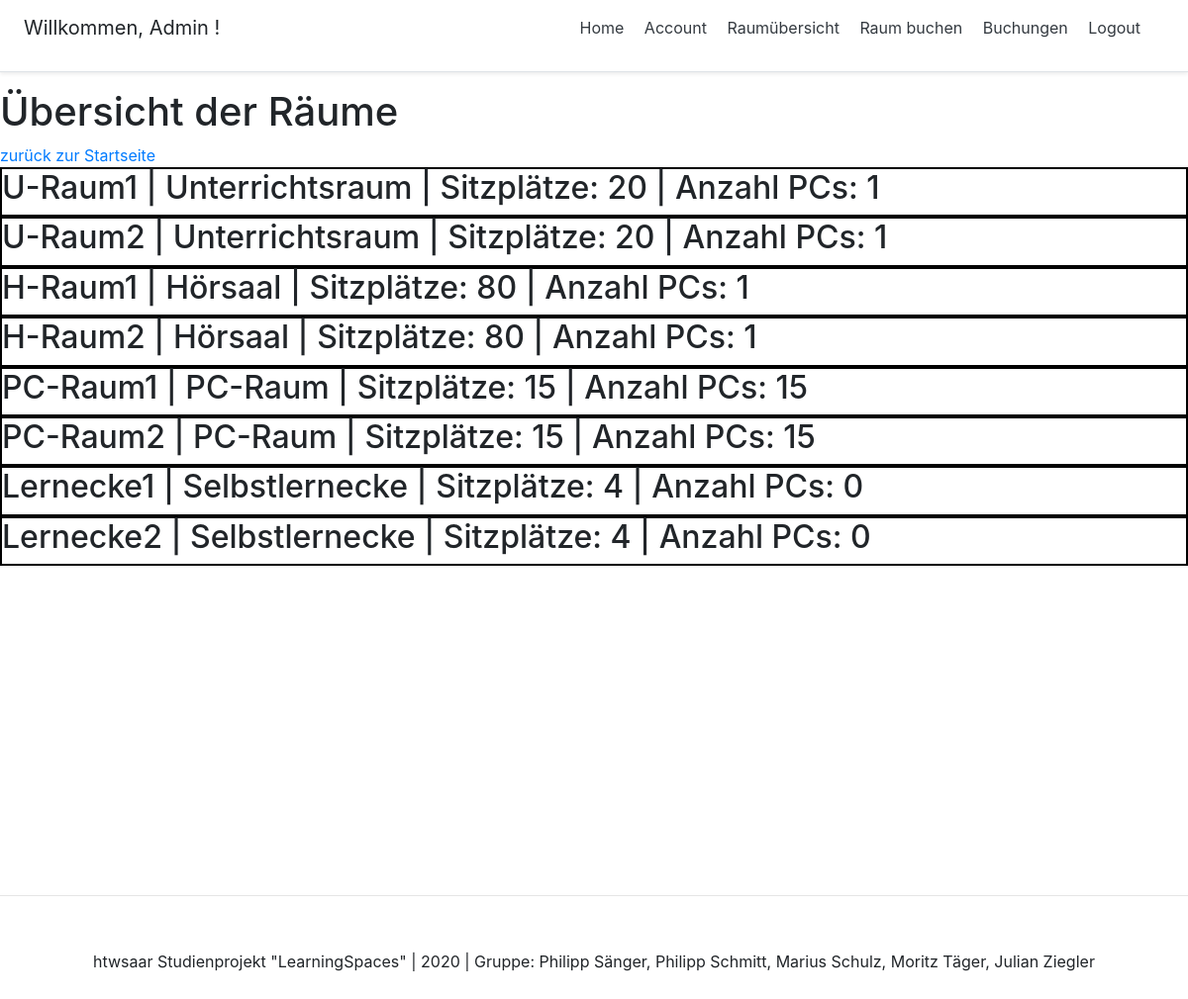
Page /room_list/ (signed in) on the committed database.
### account/models.py (models this page shows, shortened)
class Account(AbstractBaseUser):
	email				= models.EmailField(verbose_name="email", max_length=60, unique=True)
	username			= models.CharField(max_length=30, unique=True)
	date_joined			= models.DateTimeField(verbose_name='date joined', auto_now_add=True)
	last_login			= models.DateTimeField(verbose_name='last login', auto_now=True)
	is_admin			= models.BooleanField(default=False)
	is_active			= models.BooleanField(default=True)
	is_staff			= models.BooleanField(default=False)
	is_superuser		= models.BooleanField(default=False)
	USERNAME_FIELD = 'email'
	REQUIRED_FIELDS = ['username',]
	objects = MyAccountManager()

### bookingapp/models.py (models this page shows)
class Room(models.Model):
    ROOM_CATEGORIES = (
        ('Unterrichtsraum', 'Unterrichtsraum'),
        ('Hörsaal', 'Hörsaal'),
        ('PC-Raum', 'PC-Raum'),
        ('Selbstlernecke', 'Selbstlernecke'),
    )
    raumID = models.CharField(max_length=10)
    category = models.CharField(max_length=15, choices=ROOM_CATEGORIES)
    anzahl_plaetze = models.IntegerField()
    anzahl_pc = models.IntegerField()
    def __str__(self):
        return f'{self.raumID} | {self.category} | Sitzplätze: {self.anzahl_plaetze} | Anzahl PCs: {self.anzahl_pc}'

### bookingapp/views.py (the view)
# urls.py: path('room_list/', RoomList.as_view(), name='RoomList'),
class RoomList(ListView):
    model=Room

### bookingapp/templates/bookingapp/room_list.html
{% extends 'base.html' %}
{% block content %}
    <div>
        <h1>Übersicht der Räume</h1>
    </div>
    <div>
        <a href="{% url 'home' %}">zurück zur Startseite</a>
    </div>
    <div>
        {% for room in room_list %}
        <div class="roomlist" style="border: 2px solid black">
            <h2>{{room}}</h2>
        </div>
        {% endfor %}
    </div>
{% endblock content %}

### templates/snippets/header.html (shortened to what this page needs)
<link rel="stylesheet" href="https://stackpath.bootstrapcdn.com/bootstrap/4.5.2/css/bootstrap.min.css">
<div class="d-flex flex-column flex-md-row align-items-center p-3 px-md-4 mb-3 bg-white border-bottom shadow-sm">
    <h5 class="my-0 mr-md-auto font-weight-normal">
        {% if request.user.is_authenticated %}
        <p>Willkommen, {{request.user.username}} !</p>
        {% endif %}
    </h5>
    <nav class="my-2 my-md-0 mr-md-3">
        {% if request.user.is_authenticated %}
            <a class="p-2 text-dark" href="{% url 'home' %}">Home</a>
            <a class="p-2 text-dark" href="{% url 'account' %}">Account</a>
            <a class="p-2 text-dark" href="{% url 'RoomList' %}">Raumübersicht</a>
            <a class="p-2 text-dark" href="{% url 'BookingView' %}">Raum buchen</a>
            <a class="p-2 text-dark" href="{% url 'BookingList' %}">Buchungen</a>
            <a class="p-2 text-dark" href="{% url 'logout' %}">Logout</a></p>
        {% else %}
            <a class="p-2 text-dark" href="{% url 'home' %}">Home</a>
            <a class="btn btn-outline-primary" href="{% url 'register' %}">Registrieren</a>
            <a class="p-2 text-dark" href="{% url 'login' %}">Login</a>
        {% endif %}
    </nav>
</div>

### templates/snippets/header.html (style rules this page uses)
@media (min-width: 768px) { html { font-size: 16px; } }

### rows in the picture
Account: user.username "Admin"
Room: raumID+category+anzahl_plaetze "U-Raum1 | Unterrichtsraum | Sitzplätze: 20 | Anzahl PCs: 1"
Room: raumID+category+anzahl_plaetze "U-Raum2 | Unterrichtsraum | Sitzplätze: 20 | Anzahl PCs: 1"
Room: raumID+category+anzahl_plaetze "H-Raum1 | Hörsaal | Sitzplätze: 80 | Anzahl PCs: 1"
Room: raumID+category+anzahl_plaetze "H-Raum2 | Hörsaal | Sitzplätze: 80 | Anzahl PCs: 1"
Room: raumID+category+anzahl_plaetze "PC-Raum1 | PC-Raum | Sitzplätze: 15 | Anzahl PCs: 15"
Room: raumID+category+anzahl_plaetze "PC-Raum2 | PC-Raum | Sitzplätze: 15 | Anzahl PCs: 15"
Room: raumID+category+anzahl_plaetze "Lernecke1 | Selbstlernecke | Sitzplätze: 4 | Anzahl PCs: 0"
Room: raumID+category+anzahl_plaetze "Lernecke2 | Selbstlernecke | Sitzplätze: 4 | Anzahl PCs: 0"
